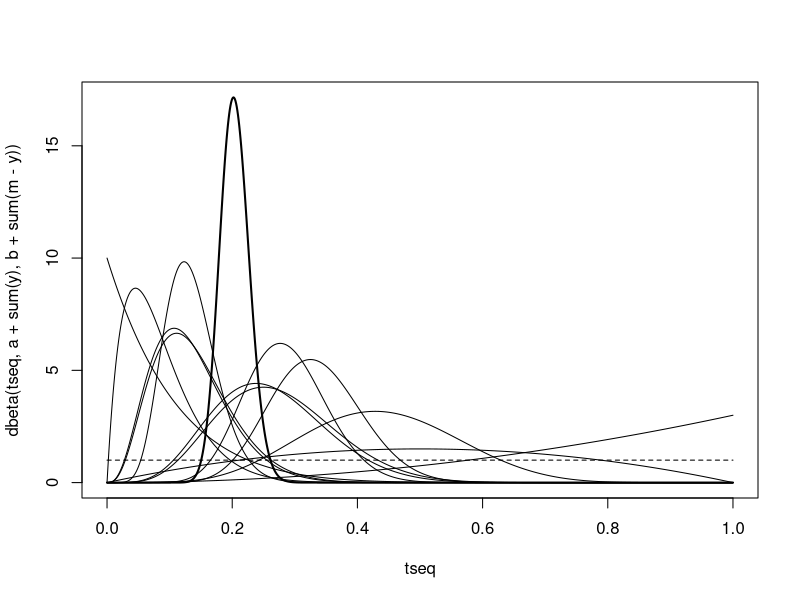

Write the R code that produced this figure.
n <- 12
m <- rnbinom(n,size=1,mu=20) + 1
theta <- rbeta(n,3,10)
y <- rbinom(n,m,theta)

a <- 1
b <- 1
tseq <- seq(0,1,length=1000)
plot(tseq,dbeta(tseq,a + sum(y),b + sum(m - y)),type='l',lwd=2)
lines(tseq,dbeta(tseq,a,b),lty=2)

for(j in 1:n)
lines(tseq,dbeta(tseq,a + y[j],b + m[j] - y[j]))
